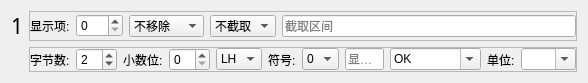
<?xml version="1.0" encoding="UTF-8"?>
<ui version="4.0">
 <class>TestResultInterface</class>
 <widget class="QWidget" name="TestResultInterface">
  <property name="geometry">
   <rect>
    <x>0</x>
    <y>0</y>
    <width>553</width>
    <height>68</height>
   </rect>
  </property>
  <property name="windowTitle">
   <string>Form</string>
  </property>
  <layout class="QGridLayout" name="gridLayout">
   <item row="1" column="1">
    <widget class="QFrame" name="frame">
     <property name="frameShape">
      <enum>QFrame::StyledPanel</enum>
     </property>
     <property name="frameShadow">
      <enum>QFrame::Raised</enum>
     </property>
     <layout class="QHBoxLayout" name="horizontalLayout">
      <property name="leftMargin">
       <number>0</number>
      </property>
      <property name="topMargin">
       <number>0</number>
      </property>
      <property name="rightMargin">
       <number>0</number>
      </property>
      <property name="bottomMargin">
       <number>0</number>
      </property>
      <item>
       <widget class="QLabel" name="lbDataSize">
        <property name="toolTip">
         <string>数据占用字节的长度</string>
        </property>
        <property name="text">
         <string>字节数:</string>
        </property>
       </widget>
      </item>
      <item>
       <widget class="QSpinBox" name="spbxDataSize">
        <property name="toolTip">
         <string>数据占用字节的长度</string>
        </property>
        <property name="suffix">
         <string/>
        </property>
        <property name="prefix">
         <string/>
        </property>
        <property name="maximum">
         <number>99</number>
        </property>
        <property name="value">
         <number>2</number>
        </property>
       </widget>
      </item>
      <item>
       <widget class="QLabel" name="lbDecPlace">
        <property name="toolTip">
         <string>小数点位置</string>
        </property>
        <property name="text">
         <string>小数位:</string>
        </property>
       </widget>
      </item>
      <item>
       <widget class="QSpinBox" name="spbxDecPlace">
        <property name="toolTip">
         <string>小数点位置</string>
        </property>
        <property name="suffix">
         <string/>
        </property>
        <property name="prefix">
         <string/>
        </property>
        <property name="maximum">
         <number>99</number>
        </property>
        <property name="value">
         <number>0</number>
        </property>
       </widget>
      </item>
      <item>
       <widget class="QComboBox" name="spbxByteOrder">
        <property name="toolTip">
         <string>&lt;html&gt;&lt;head/&gt;&lt;body&gt;&lt;p&gt;字节顺序：&lt;/p&gt;&lt;p&gt;LH 低位在前，高位在后&lt;/p&gt;&lt;p&gt;HL 高位在前，低位在后&lt;/p&gt;&lt;/body&gt;&lt;/html&gt;</string>
        </property>
        <item>
         <property name="text">
          <string>LH</string>
         </property>
        </item>
        <item>
         <property name="text">
          <string>HL</string>
         </property>
        </item>
       </widget>
      </item>
      <item>
       <widget class="QLabel" name="lbSign">
        <property name="text">
         <string>符号:</string>
        </property>
       </widget>
      </item>
      <item>
       <widget class="QComboBox" name="cbSign">
        <property name="toolTip">
         <string>符号</string>
        </property>
        <property name="editable">
         <bool>false</bool>
        </property>
        <item>
         <property name="text">
          <string>0</string>
         </property>
        </item>
        <item>
         <property name="text">
          <string>1</string>
         </property>
        </item>
       </widget>
      </item>
      <item>
       <widget class="QLineEdit" name="leName">
        <property name="sizePolicy">
         <sizepolicy hsizetype="Preferred" vsizetype="Fixed">
          <horstretch>0</horstretch>
          <verstretch>0</verstretch>
         </sizepolicy>
        </property>
        <property name="toolTip">
         <string>显示名称</string>
        </property>
        <property name="placeholderText">
         <string>显示名称</string>
        </property>
       </widget>
      </item>
      <item>
       <widget class="QComboBox" name="cbDataLimit">
        <property name="sizePolicy">
         <sizepolicy hsizetype="Expanding" vsizetype="Fixed">
          <horstretch>0</horstretch>
          <verstretch>0</verstretch>
         </sizepolicy>
        </property>
        <property name="toolTip">
         <string>规格限定</string>
        </property>
        <property name="editable">
         <bool>true</bool>
        </property>
        <property name="currentIndex">
         <number>0</number>
        </property>
        <item>
         <property name="text">
          <string>OK</string>
         </property>
        </item>
        <item>
         <property name="text">
          <string>READY</string>
         </property>
        </item>
        <item>
         <property name="text">
          <string>AP READY</string>
         </property>
        </item>
        <item>
         <property name="text">
          <string>[]</string>
         </property>
        </item>
       </widget>
      </item>
      <item>
       <widget class="QLabel" name="lbUnit">
        <property name="text">
         <string>单位:</string>
        </property>
       </widget>
      </item>
      <item>
       <widget class="QComboBox" name="cbUnit">
        <property name="sizePolicy">
         <sizepolicy hsizetype="Fixed" vsizetype="Fixed">
          <horstretch>0</horstretch>
          <verstretch>0</verstretch>
         </sizepolicy>
        </property>
        <property name="toolTip">
         <string>单位</string>
        </property>
        <property name="editable">
         <bool>true</bool>
        </property>
        <property name="currentText">
         <string/>
        </property>
        <property name="currentIndex">
         <number>0</number>
        </property>
        <item>
         <property name="text">
          <string/>
         </property>
        </item>
        <item>
         <property name="text">
          <string>V</string>
         </property>
        </item>
        <item>
         <property name="text">
          <string>mV</string>
         </property>
        </item>
        <item>
         <property name="text">
          <string>A</string>
         </property>
        </item>
        <item>
         <property name="text">
          <string>mA</string>
         </property>
        </item>
        <item>
         <property name="text">
          <string>uA</string>
         </property>
        </item>
        <item>
         <property name="text">
          <string>Hz</string>
         </property>
        </item>
        <item>
         <property name="text">
          <string>kHz</string>
         </property>
        </item>
        <item>
         <property name="text">
          <string>MHz</string>
         </property>
        </item>
       </widget>
      </item>
     </layout>
    </widget>
   </item>
   <item row="0" column="1">
    <widget class="QFrame" name="frame_2">
     <property name="frameShape">
      <enum>QFrame::StyledPanel</enum>
     </property>
     <property name="frameShadow">
      <enum>QFrame::Raised</enum>
     </property>
     <layout class="QHBoxLayout" name="horizontalLayout_2">
      <property name="leftMargin">
       <number>0</number>
      </property>
      <property name="topMargin">
       <number>0</number>
      </property>
      <property name="rightMargin">
       <number>0</number>
      </property>
      <property name="bottomMargin">
       <number>0</number>
      </property>
      <item>
       <widget class="QLabel" name="label_2">
        <property name="text">
         <string>显示项:</string>
        </property>
       </widget>
      </item>
      <item>
       <widget class="QSpinBox" name="spinIndex">
        <property name="toolTip">
         <string>显示结果</string>
        </property>
        <property name="suffix">
         <string/>
        </property>
        <property name="prefix">
         <string/>
        </property>
        <property name="maximum">
         <number>999</number>
        </property>
       </widget>
      </item>
      <item>
       <widget class="QComboBox" name="cbShow">
        <property name="sizePolicy">
         <sizepolicy hsizetype="Fixed" vsizetype="Fixed">
          <horstretch>0</horstretch>
          <verstretch>0</verstretch>
         </sizepolicy>
        </property>
        <property name="toolTip">
         <string>显示结果&lt;_空白&gt;</string>
        </property>
        <item>
         <property name="text">
          <string>不移除</string>
         </property>
        </item>
        <item>
         <property name="text">
          <string>&lt;_空白&gt;</string>
         </property>
        </item>
       </widget>
      </item>
      <item>
       <widget class="QComboBox" name="cbAnalysis">
        <property name="toolTip">
         <string>截取、单匹配、双匹配</string>
        </property>
        <property name="currentIndex">
         <number>0</number>
        </property>
        <item>
         <property name="text">
          <string>不截取</string>
         </property>
        </item>
        <item>
         <property name="text">
          <string>截取</string>
         </property>
        </item>
        <item>
         <property name="text">
          <string>单匹配</string>
         </property>
        </item>
        <item>
         <property name="text">
          <string>双匹配</string>
         </property>
        </item>
       </widget>
      </item>
      <item>
       <widget class="QLineEdit" name="leAnalysis">
        <property name="sizePolicy">
         <sizepolicy hsizetype="Expanding" vsizetype="Fixed">
          <horstretch>1</horstretch>
          <verstretch>0</verstretch>
         </sizepolicy>
        </property>
        <property name="minimumSize">
         <size>
          <width>0</width>
          <height>0</height>
         </size>
        </property>
        <property name="toolTip">
         <string>&lt;html&gt;&lt;head/&gt;&lt;body&gt;&lt;p&gt;冒号&lt;span style=&quot; font-weight:600;&quot;&gt;: &lt;/span&gt;与号&lt;span style=&quot; font-weight:600;&quot;&gt;&amp;amp; &lt;/span&gt;竖线&lt;span style=&quot; font-weight:600;&quot;&gt;|&lt;/span&gt;&lt;/p&gt;&lt;p&gt;需用方括号&lt;span style=&quot; font-weight:600;&quot;&gt;[ ]&lt;/span&gt;括起来&lt;/p&gt;&lt;p&gt;如&lt;span style=&quot; font-weight:600;&quot;&gt; [:]  [&amp;amp;]  [|]&lt;/span&gt;&lt;/p&gt;&lt;/body&gt;&lt;/html&gt;</string>
        </property>
        <property name="placeholderText">
         <string>截取区间</string>
        </property>
       </widget>
      </item>
     </layout>
    </widget>
   </item>
   <item row="0" column="0">
    <widget class="QLabel" name="lbIndex">
     <property name="font">
      <font>
       <family>黑体</family>
       <pointsize>16</pointsize>
       <weight>50</weight>
       <bold>false</bold>
      </font>
     </property>
     <property name="text">
      <string>1</string>
     </property>
    </widget>
   </item>
  </layout>
 </widget>
 <resources/>
 <connections/>
</ui>
